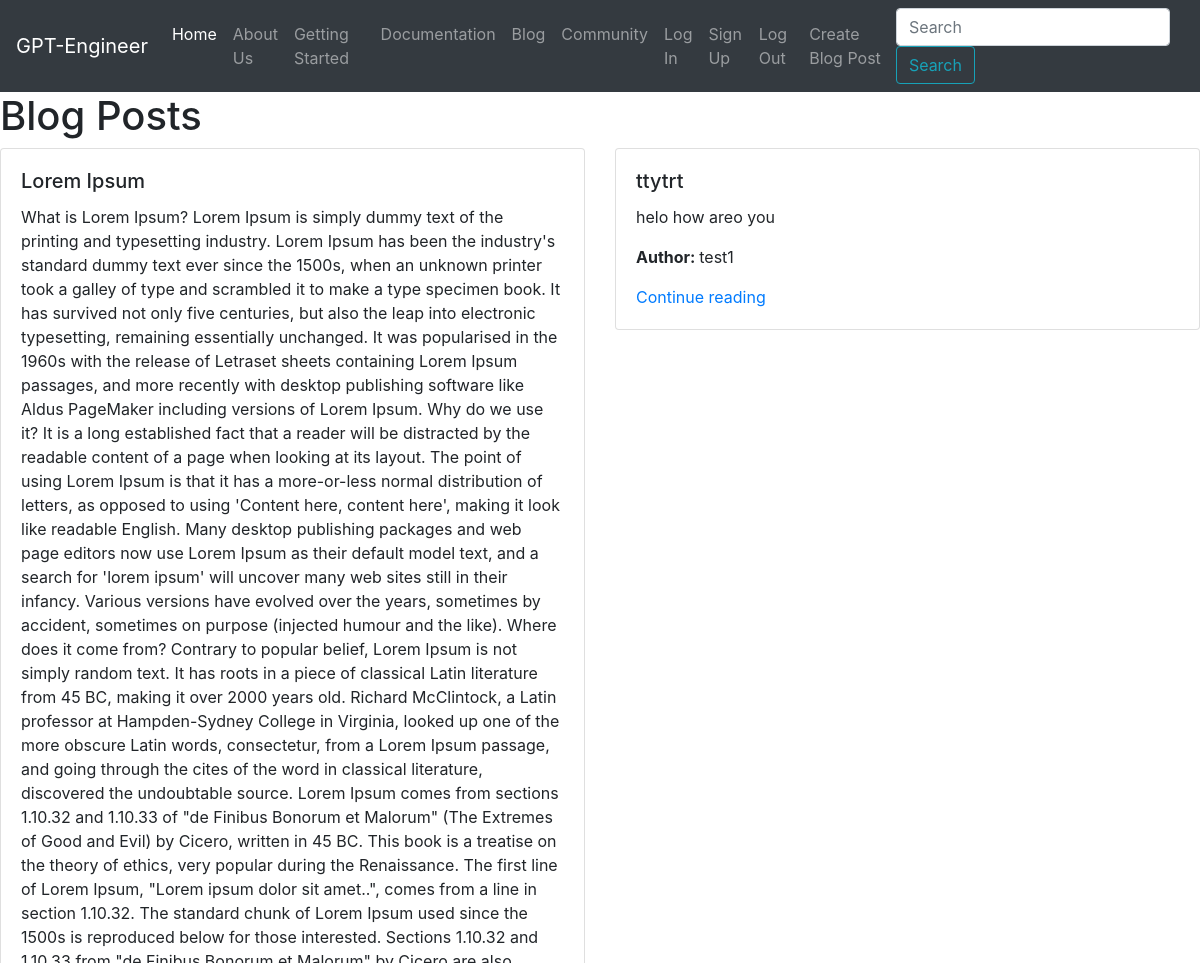
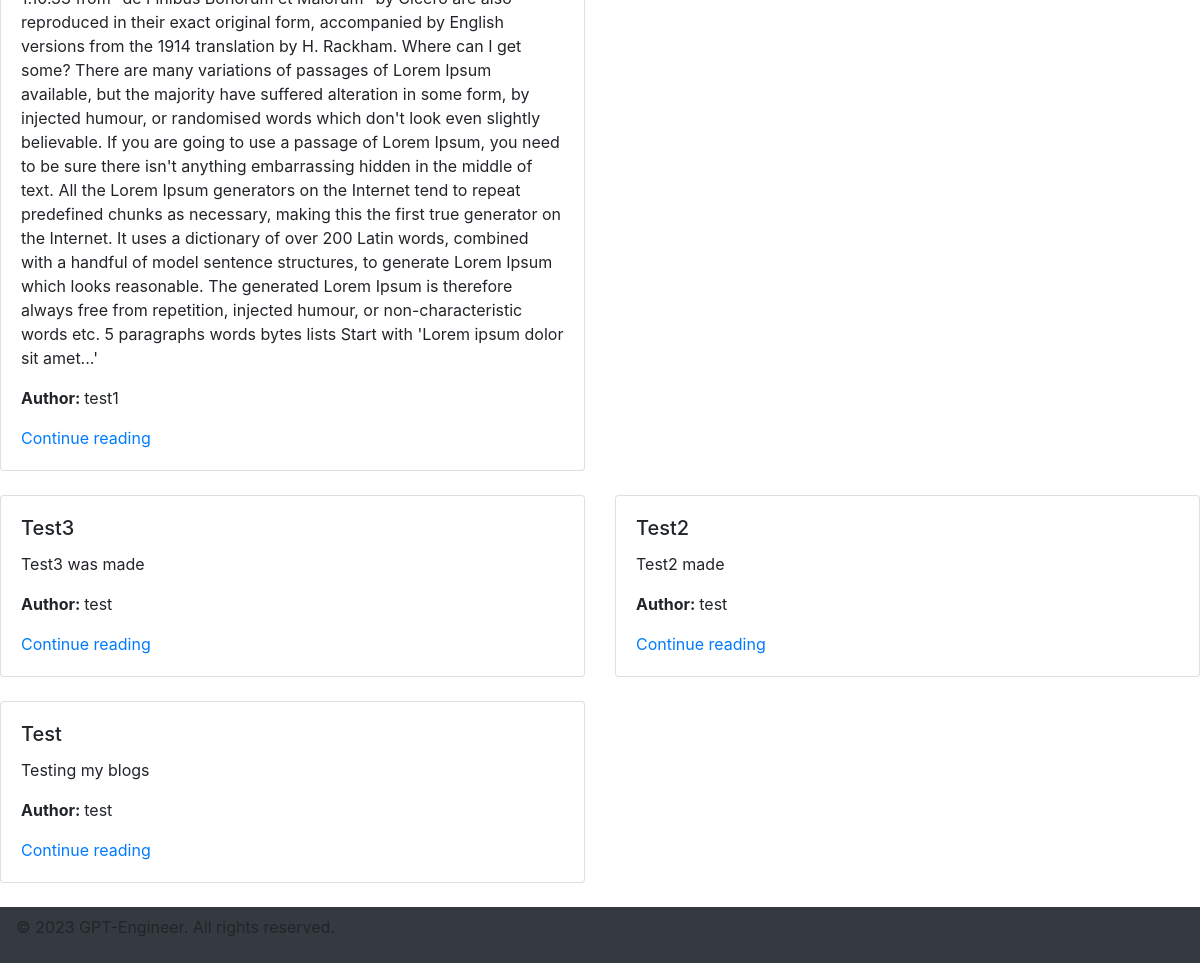
Page /blog on the committed database (2 pictures, top to bottom).
### web_main.py (models this page shows, shortened)
class BlogPost(db.Model):
    id = db.Column(db.Integer, primary_key=True)
    title = db.Column(db.String(120), nullable=False)
    content = db.Column(db.Text, nullable=False)
    created_at = db.Column(db.DateTime, default=datetime.utcnow)  # New column for date and time of creation
    user_id = db.Column(db.Integer, db.ForeignKey('user.id'), nullable=False)
    user = db.relationship('User', backref=db.backref('posts', lazy=True))

class User(db.Model, UserMixin):
    id = db.Column(db.Integer, primary_key=True)
    email = db.Column(db.String(120), unique=True, nullable=False)
    username = db.Column(db.String(80), unique=True, nullable=False)
    password_hash = db.Column(db.String(128), nullable=False)

### web_main.py (the view)
@app.route('/blog')
def blog_page():
    blog_posts = BlogPost.query.order_by(desc(BlogPost.created_at)).all()
    return render_template('blog.html', blog_posts=blog_posts)

### templates/blog.html
{% include 'includes/header.html' %}
  <h1>Blog Posts</h1>
  <div class="row">
    {% for post in blog_posts %}
      <div class="col-md-6 mb-4">
        <div class="card">
          <div class="card-body">
            <h5 class="card-title">{{ post.title }}</h5>
            <p class="card-text">{{ post.content }}</p>
            <p class="card-text"><strong>Author: </strong>{{ post.user.username }}</p>
            <a href="{{ url_for('blog_post_page', post_id=post.id) }}" class="card-link">Continue reading</a>
          </div>
        </div>
      </div>
    {% endfor %}
  </div>
  {% include 'includes/footer.html' %}

### static/css/styles.css (style rules this page uses)
html { font-size: 1rem; }

### rows in the picture
BlogPost: title "Lorem Ipsum", content "What is Lorem Ipsum? Lorem Ipsum is simply dummy text of the printing and typesetting industry. Lorem Ipsum has been the industry's standard dummy text ever since the 1500s, when an unknown printer took a galley of type and scrambled it to make a type specimen book. It has survived not only five centuries, but also the leap into electronic typesetting, remaining essentially unchanged. It was popularised in the 1960s with the release of Letraset sheets containing Lorem Ipsum passages, and more recently with desktop publishing software like Aldus PageMaker including versions of Lorem Ipsum. Why do we use it? It is a long established fact that a reader will be distracted by the readable…", user.username "test1"
BlogPost: title "ttytrt", content "helo how areo you", user.username "test1"
BlogPost: title "Test3", content "Test3 was made", user.username "test"
BlogPost: title "Test2", content "Test2 made", user.username "test"
BlogPost: title "Test", content "Testing my blogs", user.username "test"
